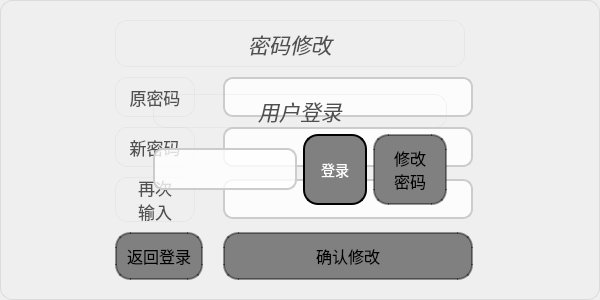
<?xml version="1.0" encoding="UTF-8"?>
<ui version="4.0">
 <class>Login</class>
 <widget class="QWidget" name="Login">
  <property name="enabled">
   <bool>true</bool>
  </property>
  <property name="geometry">
   <rect>
    <x>0</x>
    <y>0</y>
    <width>600</width>
    <height>300</height>
   </rect>
  </property>
  <property name="windowTitle">
   <string>Form</string>
  </property>
  <property name="styleSheet">
   <string notr="true">

/* QWidget {
                background: qlineargradient(x1:0, y1:0, x2:1, y2:1,stop:0 #1fa2ff, stop:1 #12d8fa);
               border-radius: 15px;
            }*/
QWidget {
    background-color: qlineargradient(
        spread:pad, x1:0, y1:0, x2:1, y2:1,
        stop:0 rgba(230, 240, 250, 255), 
        stop:0.3 rgba(235, 245, 255, 255), 
        stop:0.6 rgba(240, 250, 255, 255), 
        stop:1 rgba(230, 240, 250, 255)
    );
    border: 1px solid rgba(200, 200, 200, 0.2);
    border-radius: 12px;
    color: rgba(80, 80, 80, 255);


}

</string>
  </property>
  <widget class="QGroupBox" name="groupBox">
   <property name="enabled">
    <bool>true</bool>
   </property>
   <property name="geometry">
    <rect>
     <x>0</x>
     <y>0</y>
     <width>600</width>
     <height>300</height>
    </rect>
   </property>
   <property name="styleSheet">
    <string notr="true"/>
   </property>
   <property name="title">
    <string/>
   </property>
   <layout class="QGridLayout" name="gridLayout_2">
    <item row="0" column="0">
     <layout class="QGridLayout" name="gridLayout">
      <item row="1" column="3">
       <widget class="QPushButton" name="revise_Password">
        <property name="sizePolicy">
         <sizepolicy hsizetype="Preferred" vsizetype="Preferred">
          <horstretch>0</horstretch>
          <verstretch>0</verstretch>
         </sizepolicy>
        </property>
        <property name="minimumSize">
         <size>
          <width>74</width>
          <height>0</height>
         </size>
        </property>
        <property name="styleSheet">
         <string notr="true"> QPushButton {
                background-color: gray;  
                border: 2px solid rgba(0, 0, 0, 0.4);
                border-radius: 15px;
                padding: 10px;
                font-size: 16px;
                color: black;
                min-width: 50px;
            }

            QPushButton:hover {
                background-color: rgba(255, 255, 255, 0.3);
                border-color: rgba(255, 255, 255, 0.6);
            }

            QPushButton:pressed {
                background-color: rgba(255, 255, 255, 0.1);
                border-color: rgba(255, 255, 255, 0.2);
            }</string>
        </property>
        <property name="text">
         <string>修改
密码</string>
        </property>
       </widget>
      </item>
      <item row="1" column="2">
       <widget class="QPushButton" name="Btn_Login">
        <property name="sizePolicy">
         <sizepolicy hsizetype="Minimum" vsizetype="Preferred">
          <horstretch>0</horstretch>
          <verstretch>0</verstretch>
         </sizepolicy>
        </property>
        <property name="styleSheet">
         <string notr="true">
QPushButton {
   background-color: gray;  
   color: white;               
   border-radius: 15px;         
   padding: 10px;              
   border: 2px solid black;  
   font-size: 14px;            
min-width: 40px;
}

QPushButton:hover {
   background-color: blue;  
   border: 2px solid black;  
}

QPushButton:pressed {
   background-color: black; 
   border: 2px solid black;
}</string>
        </property>
        <property name="text">
         <string>登录</string>
        </property>
       </widget>
      </item>
      <item row="0" column="1" colspan="3">
       <widget class="QLabel" name="led_tips_3">
        <property name="maximumSize">
         <size>
          <width>16777215</width>
          <height>55</height>
         </size>
        </property>
        <property name="font">
         <font>
          <family>微软雅黑</family>
          <pointsize>16</pointsize>
          <italic>true</italic>
          <underline>false</underline>
         </font>
        </property>
        <property name="text">
         <string>用户登录</string>
        </property>
        <property name="alignment">
         <set>Qt::AlignCenter</set>
        </property>
       </widget>
      </item>
      <item row="1" column="0">
       <spacer name="horizontalSpacer">
        <property name="orientation">
         <enum>Qt::Horizontal</enum>
        </property>
        <property name="sizeHint" stdset="0">
         <size>
          <width>40</width>
          <height>20</height>
         </size>
        </property>
       </spacer>
      </item>
      <item row="1" column="1">
       <widget class="QLineEdit" name="Login_Password">
        <property name="enabled">
         <bool>true</bool>
        </property>
        <property name="font">
         <font>
          <family>微软雅黑</family>
          <pointsize>-1</pointsize>
         </font>
        </property>
        <property name="styleSheet">
         <string notr="true">QLineEdit {             
   border-radius: 5px;        
   padding: 5px;              
   border: 2px solid black;  
	background-color: rgb(255, 170, 0);
}
QLineEdit {
                background-color: rgba(255, 255, 255, 0.8);
                border: 2px solid #ccc;
                border-radius: 10px;
                padding: 8px;
                font-size: 14px;
                color: #333;
            }

            QLineEdit:focus {
                border-color: #1fa2ff;
            }</string>
        </property>
        <property name="text">
         <string/>
        </property>
        <property name="maxLength">
         <number>10</number>
        </property>
        <property name="echoMode">
         <enum>QLineEdit::Password</enum>
        </property>
        <property name="alignment">
         <set>Qt::AlignCenter</set>
        </property>
       </widget>
      </item>
      <item row="1" column="4">
       <spacer name="horizontalSpacer_2">
        <property name="orientation">
         <enum>Qt::Horizontal</enum>
        </property>
        <property name="sizeHint" stdset="0">
         <size>
          <width>40</width>
          <height>20</height>
         </size>
        </property>
       </spacer>
      </item>
     </layout>
    </item>
   </layout>
  </widget>
  <widget class="QGroupBox" name="groupBox_2">
   <property name="geometry">
    <rect>
     <x>0</x>
     <y>0</y>
     <width>600</width>
     <height>300</height>
    </rect>
   </property>
   <property name="styleSheet">
    <string notr="true"/>
   </property>
   <property name="title">
    <string/>
   </property>
   <layout class="QGridLayout" name="gridLayout_3">
    <item row="1" column="0">
     <layout class="QGridLayout" name="gridLayout_4">
      <property name="horizontalSpacing">
       <number>20</number>
      </property>
      <property name="verticalSpacing">
       <number>10</number>
      </property>
      <item row="4" column="2" colspan="3">
       <widget class="QPushButton" name="Confirm_changes">
        <property name="sizePolicy">
         <sizepolicy hsizetype="Preferred" vsizetype="Preferred">
          <horstretch>0</horstretch>
          <verstretch>0</verstretch>
         </sizepolicy>
        </property>
        <property name="minimumSize">
         <size>
          <width>74</width>
          <height>0</height>
         </size>
        </property>
        <property name="maximumSize">
         <size>
          <width>250</width>
          <height>50</height>
         </size>
        </property>
        <property name="font">
         <font>
          <family>微软雅黑</family>
          <pointsize>-1</pointsize>
         </font>
        </property>
        <property name="styleSheet">
         <string notr="true"> QPushButton {
                background-color: gray;  
                border: 2px solid rgba(0, 0, 0, 0.4);
                border-radius: 15px;
                padding: 10px;
                font-size: 16px;
                color: black;
                min-width: 50px;
            }

            QPushButton:hover {
                background-color: rgba(255, 255, 255, 0.3);
                border-color: rgba(255, 255, 255, 0.6);
            }

            QPushButton:pressed {
                background-color: rgba(255, 255, 255, 0.1);
                border-color: rgba(255, 255, 255, 0.2);
            }</string>
        </property>
        <property name="text">
         <string>确认修改</string>
        </property>
       </widget>
      </item>
      <item row="0" column="1" colspan="4">
       <widget class="QLabel" name="led_tips_4">
        <property name="maximumSize">
         <size>
          <width>350</width>
          <height>50</height>
         </size>
        </property>
        <property name="font">
         <font>
          <family>微软雅黑</family>
          <pointsize>16</pointsize>
          <italic>true</italic>
          <underline>false</underline>
         </font>
        </property>
        <property name="text">
         <string>密码修改</string>
        </property>
        <property name="alignment">
         <set>Qt::AlignCenter</set>
        </property>
       </widget>
      </item>
      <item row="3" column="2" colspan="3">
       <widget class="QLineEdit" name="Again_Password">
        <property name="sizePolicy">
         <sizepolicy hsizetype="Preferred" vsizetype="Preferred">
          <horstretch>0</horstretch>
          <verstretch>0</verstretch>
         </sizepolicy>
        </property>
        <property name="maximumSize">
         <size>
          <width>250</width>
          <height>40</height>
         </size>
        </property>
        <property name="font">
         <font>
          <family>微软雅黑</family>
          <pointsize>-1</pointsize>
         </font>
        </property>
        <property name="styleSheet">
         <string notr="true">QLineEdit {             
   border-radius: 5px;        
   padding: 5px;              
   border: 2px solid black;  
	background-color: rgb(255, 170, 0);
}
QLineEdit {
                background-color: rgba(255, 255, 255, 0.8);
                border: 2px solid #ccc;
                border-radius: 10px;
                padding: 8px;
                font-size: 14px;
                color: #333;
            }

            QLineEdit:focus {
                border-color: #1fa2ff;
            }</string>
        </property>
        <property name="text">
         <string/>
        </property>
        <property name="maxLength">
         <number>6</number>
        </property>
        <property name="echoMode">
         <enum>QLineEdit::Password</enum>
        </property>
        <property name="alignment">
         <set>Qt::AlignCenter</set>
        </property>
       </widget>
      </item>
      <item row="2" column="1">
       <widget class="QLabel" name="label_2">
        <property name="sizePolicy">
         <sizepolicy hsizetype="Preferred" vsizetype="Preferred">
          <horstretch>0</horstretch>
          <verstretch>0</verstretch>
         </sizepolicy>
        </property>
        <property name="maximumSize">
         <size>
          <width>80</width>
          <height>45</height>
         </size>
        </property>
        <property name="font">
         <font>
          <family>微软雅黑</family>
          <pointsize>13</pointsize>
         </font>
        </property>
        <property name="text">
         <string>新密码</string>
        </property>
        <property name="alignment">
         <set>Qt::AlignCenter</set>
        </property>
       </widget>
      </item>
      <item row="3" column="1">
       <widget class="QLabel" name="label_3">
        <property name="sizePolicy">
         <sizepolicy hsizetype="Preferred" vsizetype="Preferred">
          <horstretch>0</horstretch>
          <verstretch>0</verstretch>
         </sizepolicy>
        </property>
        <property name="maximumSize">
         <size>
          <width>80</width>
          <height>45</height>
         </size>
        </property>
        <property name="font">
         <font>
          <family>微软雅黑</family>
          <pointsize>13</pointsize>
         </font>
        </property>
        <property name="text">
         <string>再次
输入</string>
        </property>
        <property name="alignment">
         <set>Qt::AlignCenter</set>
        </property>
       </widget>
      </item>
      <item row="1" column="5">
       <spacer name="horizontalSpacer_4">
        <property name="orientation">
         <enum>Qt::Horizontal</enum>
        </property>
        <property name="sizeType">
         <enum>QSizePolicy::Maximum</enum>
        </property>
        <property name="sizeHint" stdset="0">
         <size>
          <width>30</width>
          <height>20</height>
         </size>
        </property>
       </spacer>
      </item>
      <item row="1" column="2" colspan="3">
       <widget class="QLineEdit" name="Old_Password">
        <property name="sizePolicy">
         <sizepolicy hsizetype="Preferred" vsizetype="Preferred">
          <horstretch>0</horstretch>
          <verstretch>0</verstretch>
         </sizepolicy>
        </property>
        <property name="maximumSize">
         <size>
          <width>250</width>
          <height>40</height>
         </size>
        </property>
        <property name="font">
         <font>
          <family>微软雅黑</family>
          <pointsize>-1</pointsize>
         </font>
        </property>
        <property name="styleSheet">
         <string notr="true">QLineEdit {             
   border-radius: 5px;        
   padding: 5px;              
   border: 2px solid black;  
	background-color: rgb(255, 170, 0);
}
QLineEdit {
                background-color: rgba(255, 255, 255, 0.8);
                border: 2px solid #ccc;
                border-radius: 10px;
                padding: 8px;
                font-size: 14px;
                color: #333;
            }

            QLineEdit:focus {
                border-color: #1fa2ff;
            }</string>
        </property>
        <property name="text">
         <string/>
        </property>
        <property name="maxLength">
         <number>6</number>
        </property>
        <property name="echoMode">
         <enum>QLineEdit::Password</enum>
        </property>
        <property name="alignment">
         <set>Qt::AlignCenter</set>
        </property>
       </widget>
      </item>
      <item row="1" column="1">
       <widget class="QLabel" name="label">
        <property name="sizePolicy">
         <sizepolicy hsizetype="Preferred" vsizetype="Preferred">
          <horstretch>0</horstretch>
          <verstretch>0</verstretch>
         </sizepolicy>
        </property>
        <property name="maximumSize">
         <size>
          <width>80</width>
          <height>45</height>
         </size>
        </property>
        <property name="font">
         <font>
          <family>微软雅黑</family>
          <pointsize>13</pointsize>
         </font>
        </property>
        <property name="text">
         <string>原密码</string>
        </property>
        <property name="alignment">
         <set>Qt::AlignCenter</set>
        </property>
       </widget>
      </item>
      <item row="2" column="2" colspan="3">
       <widget class="QLineEdit" name="New_Password">
        <property name="sizePolicy">
         <sizepolicy hsizetype="Preferred" vsizetype="Preferred">
          <horstretch>0</horstretch>
          <verstretch>0</verstretch>
         </sizepolicy>
        </property>
        <property name="maximumSize">
         <size>
          <width>250</width>
          <height>40</height>
         </size>
        </property>
        <property name="font">
         <font>
          <family>微软雅黑</family>
          <pointsize>-1</pointsize>
         </font>
        </property>
        <property name="styleSheet">
         <string notr="true">QLineEdit {             
   border-radius: 5px;        
   padding: 5px;              
   border: 2px solid black;  
	background-color: rgb(255, 170, 0);
}
QLineEdit {
                background-color: rgba(255, 255, 255, 0.8);
                border: 2px solid #ccc;
                border-radius: 10px;
                padding: 8px;
                font-size: 14px;
                color: #333;
            }

            QLineEdit:focus {
                border-color: #1fa2ff;
            }</string>
        </property>
        <property name="text">
         <string/>
        </property>
        <property name="maxLength">
         <number>6</number>
        </property>
        <property name="echoMode">
         <enum>QLineEdit::Password</enum>
        </property>
        <property name="alignment">
         <set>Qt::AlignCenter</set>
        </property>
       </widget>
      </item>
      <item row="1" column="0">
       <spacer name="horizontalSpacer_3">
        <property name="orientation">
         <enum>Qt::Horizontal</enum>
        </property>
        <property name="sizeType">
         <enum>QSizePolicy::Maximum</enum>
        </property>
        <property name="sizeHint" stdset="0">
         <size>
          <width>30</width>
          <height>20</height>
         </size>
        </property>
       </spacer>
      </item>
      <item row="2" column="0">
       <spacer name="horizontalSpacer_5">
        <property name="orientation">
         <enum>Qt::Horizontal</enum>
        </property>
        <property name="sizeType">
         <enum>QSizePolicy::Maximum</enum>
        </property>
        <property name="sizeHint" stdset="0">
         <size>
          <width>105</width>
          <height>20</height>
         </size>
        </property>
       </spacer>
      </item>
      <item row="3" column="0">
       <spacer name="horizontalSpacer_6">
        <property name="orientation">
         <enum>Qt::Horizontal</enum>
        </property>
        <property name="sizeType">
         <enum>QSizePolicy::Maximum</enum>
        </property>
        <property name="sizeHint" stdset="0">
         <size>
          <width>40</width>
          <height>20</height>
         </size>
        </property>
       </spacer>
      </item>
      <item row="4" column="1">
       <widget class="QPushButton" name="Goback_Login">
        <property name="sizePolicy">
         <sizepolicy hsizetype="Preferred" vsizetype="Preferred">
          <horstretch>0</horstretch>
          <verstretch>0</verstretch>
         </sizepolicy>
        </property>
        <property name="minimumSize">
         <size>
          <width>74</width>
          <height>0</height>
         </size>
        </property>
        <property name="maximumSize">
         <size>
          <width>250</width>
          <height>50</height>
         </size>
        </property>
        <property name="font">
         <font>
          <family>微软雅黑</family>
          <pointsize>-1</pointsize>
         </font>
        </property>
        <property name="styleSheet">
         <string notr="true"> QPushButton {
                background-color: gray;  
                border: 2px solid rgba(0, 0, 0, 0.4);
                border-radius: 15px;
                padding: 10px;
                font-size: 16px;
                color: black;
                min-width: 50px;
            }

            QPushButton:hover {
                background-color: rgba(255, 255, 255, 0.3);
                border-color: rgba(255, 255, 255, 0.6);
            }

            QPushButton:pressed {
                background-color: rgba(255, 255, 255, 0.1);
                border-color: rgba(255, 255, 255, 0.2);
            }</string>
        </property>
        <property name="text">
         <string>返回登录</string>
        </property>
       </widget>
      </item>
     </layout>
    </item>
   </layout>
  </widget>
  <zorder>groupBox_2</zorder>
  <zorder>groupBox</zorder>
  <zorder>led_tips_3</zorder>
  <zorder>Login_Password</zorder>
  <zorder>revise_Password</zorder>
  <zorder>Btn_Login</zorder>
 </widget>
 <resources/>
 <connections/>
</ui>
